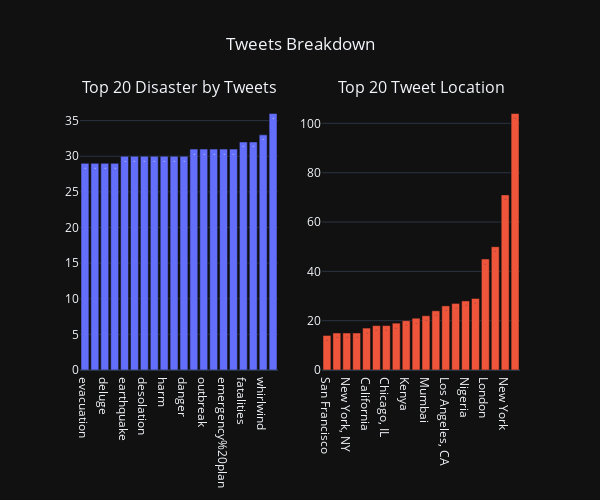

Notebook source saved alongside this figure:
### Code cell
TrainDataSet = TrainDataSet[TrainDataSet.keyword.notnull()]
TrainDataSet = TrainDataSet[TrainDataSet.location.notnull()]


Grouped_Disaster = TrainDataSet.groupby(['keyword'])['id'].count().reset_index()
Grouped_Location = TrainDataSet.groupby(['location'])['id'].count().reset_index()

Grouped_Disaster = Grouped_Disaster.query('keyword !="Not Identified"' )
Grouped_Location = Grouped_Location.query('location !="Not Location"' )

Group_Disaster_filter = Grouped_Disaster.sort_values('id',ascending=False)[:20][::-1]
Grouped_Location_filter = Grouped_Location.sort_values('id',ascending=False)[:20][::-1]

fig = make_subplots(
    rows=1, cols=2,
    specs=[[{"type": "bar"}, {"type": "bar"}]],
    subplot_titles=("Top 20 Disaster by Tweets","Top 20 Tweet Location")
)

fig.add_trace(go.Bar(name='id',text='id', x=Group_Disaster_filter['keyword'], y=Group_Disaster_filter['id']),
              row=1, col=1)


fig.add_trace(go.Bar(name='id',text='id', x=Grouped_Location_filter['location'], y=Grouped_Location_filter['id']),
              row=1, col=2)

fig.update_layout(height=500,width=600,title_text="Tweets Breakdown", title_x=0.5, showlegend=False)
plotly.offline.iplot(fig)

### Figure 1 — Plotly figure (JSON) as saved in the notebook; plotly's stock layout.template omitted (floating-point values rounded to 4 significant figures)
{"data": [{"name": "id", "text": "id", "type": "bar", "x": ["evacuation", "flattened", "deluge", "displaced", "earthquake", "upheaval", "desolation", "damage", "harm", "inundated", "danger", "sandstorm", "outbreak", "derailed", "emergency%20plan", "flames", "fatalities", "armageddon", "whirlwind", "collision"], "xaxis": "x", "y": [29, 29, 29, 29, 30, 30, 30, 30, 30, 30, 30, 31, 31, 31, 31, 31, 32, 32, 33, 36], "yaxis": "y"}, {"name": "id", "text": "id", "type": "bar", "x": ["San Francisco", "California, USA", "New York, NY", "Everywhere", "California", "Australia", "Chicago, IL", "Worldwide", "Kenya", "Washington, DC", "Mumbai", "India", "Los Angeles, CA", "UK", "Nigeria", "Canada", "London", "United States", "New York", "USA"], "xaxis": "x2", "y": [14, 15, 15, 15, 17, 18, 18, 19, 20, 21, 22, 24, 26, 27, 28, 29, 45, 50, 71, 104], "yaxis": "y2"}], "layout": {"annotations": [{"font": {"size": 16}, "showarrow": false, "text": "Top 20 Disaster by Tweets", "x": 0.225, "xanchor": "center", "xref": "paper", "y": 1, "yanchor": "bottom", "yref": "paper"}, {"font": {"size": 16}, "showarrow": false, "text": "Top 20 Tweet Location", "x": 0.775, "xanchor": "center", "xref": "paper", "y": 1, "yanchor": "bottom", "yref": "paper"}], "height": 500, "showlegend": false, "title": {"text": "Tweets Breakdown", "x": 0.5}, "width": 600, "xaxis": {"anchor": "y", "domain": [0, 0.45]}, "xaxis2": {"anchor": "y2", "domain": [0.55, 1]}, "yaxis": {"anchor": "x", "domain": [0, 1]}, "yaxis2": {"anchor": "x2", "domain": [0, 1]}}}
